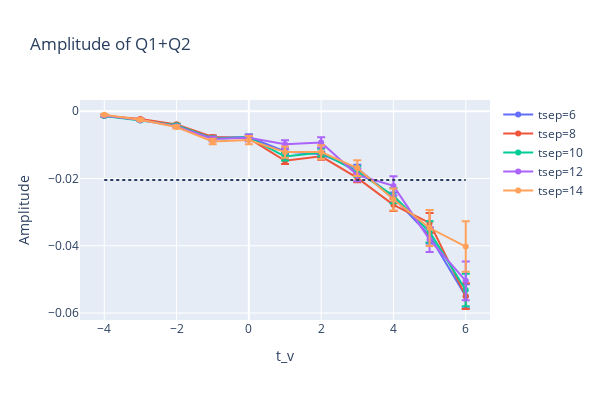

The code cell stored with this chart in its notebook:
### Markdown cell above
### Amplitude v.s. t_v  for every tK

### Code cell
amp_Hw = calc_amp_multiple_trajs(trajs, avg_tK=False)
amp_Hw_avg, amp_Hw_err = mean_err(amp_Hw)

# tv_min, tv_max = -4, 8
tv_min, tv_max = -4, 6

fig = go.Figure()
for i, t_sep in enumerate(typeI_typeII_t_seps):
    y = np.concatenate([amp_Hw_avg[i][tv_min:], amp_Hw_avg[i][:tv_max+1]])
    err_y = np.concatenate([amp_Hw_err[i][tv_min:], amp_Hw_err[i][:tv_max+1]])
    fig.add_trace(go.Scatter(x=list(range(tv_min, tv_max+1)), y=y, 
                             error_y=dict(type='data', array=err_y),
                             name=f'tsep={t_sep}')
                 )
fig.add_shape(dict(type='line', line_dash='dot',
      y0= -0.02047, y1=-0.02047,
      x0= tv_min, x1=tv_max))
fig.update_layout(title_text='Amplitude of Q1+Q2', width=600, height=400)
fig.update_xaxes(title_text='t_v')
fig.update_yaxes(title_text='Amplitude')
fig.show()

### Figure 1 — Plotly figure (JSON) as saved in the notebook; plotly's stock layout.template omitted (floating-point values rounded to 4 significant figures)
{"data": [{"error_y": {"array": [0.0001008, 0.0001413, 0.0002294, 0.0004232, 0.0006573, 0.0008121, 0.0008069, 0.001149, 0.001448, 0.002363, 0.003595], "type": "data"}, "name": "tsep=6", "type": "scatter", "x": [-4, -3, -2, -1, 0, 1, 2, 3, 4, 5, 6], "y": [-0.001373, -0.002448, -0.004376, -0.007872, -0.007647, -0.01197, -0.01282, -0.01704, -0.02561, -0.037, -0.05501]}, {"error_y": {"array": [0.0001126, 0.0001938, 0.0002597, 0.0005144, 0.0006849, 0.0009511, 0.001056, 0.001303, 0.001821, 0.002978, 0.003812], "type": "data"}, "name": "tsep=8", "type": "scatter", "x": [-4, -3, -2, -1, 0, 1, 2, 3, 4, 5, 6], "y": [-0.001334, -0.00233, -0.0039, -0.007642, -0.008043, -0.01472, -0.01339, -0.01982, -0.02783, -0.0332, -0.055]}, {"error_y": {"array": [0.0001474, 0.0002013, 0.0003542, 0.0005996, 0.0008906, 0.001152, 0.001163, 0.001528, 0.002287, 0.00314, 0.004802], "type": "data"}, "name": "tsep=10", "type": "scatter", "x": [-4, -3, -2, -1, 0, 1, 2, 3, 4, 5, 6], "y": [-0.001385, -0.002752, -0.004129, -0.008081, -0.007771, -0.01346, -0.01231, -0.01797, -0.0251, -0.03589, -0.05315]}, {"error_y": {"array": [0.000184, 0.000285, 0.0003689, 0.000692, 0.0009958, 0.001209, 0.001506, 0.001846, 0.00289, 0.003679, 0.005764], "type": "data"}, "name": "tsep=12", "type": "scatter", "x": [-4, -3, -2, -1, 0, 1, 2, 3, 4, 5, 6], "y": [-0.001287, -0.002642, -0.004476, -0.008255, -0.007896, -0.009834, -0.009275, -0.01898, -0.0222, -0.03815, -0.05042]}, {"error_y": {"array": [0.0001992, 0.0002984, 0.0004466, 0.0008304, 0.001229, 0.001705, 0.002038, 0.002353, 0.003287, 0.00536, 0.00753], "type": "data"}, "name": "tsep=14", "type": "scatter", "x": [-4, -3, -2, -1, 0, 1, 2, 3, 4, 5, 6], "y": [-0.001042, -0.002515, -0.004685, -0.009005, -0.008561, -0.01215, -0.01214, -0.0169, -0.02626, -0.03473, -0.04023]}], "layout": {"height": 400, "shapes": [{"line": {"dash": "dot"}, "type": "line", "x0": -4, "x1": 6, "y0": -0.02047, "y1": -0.02047}], "title": {"text": "Amplitude of Q1+Q2"}, "width": 600, "xaxis": {"title": {"text": "t_v"}}, "yaxis": {"title": {"text": "Amplitude"}}}}
